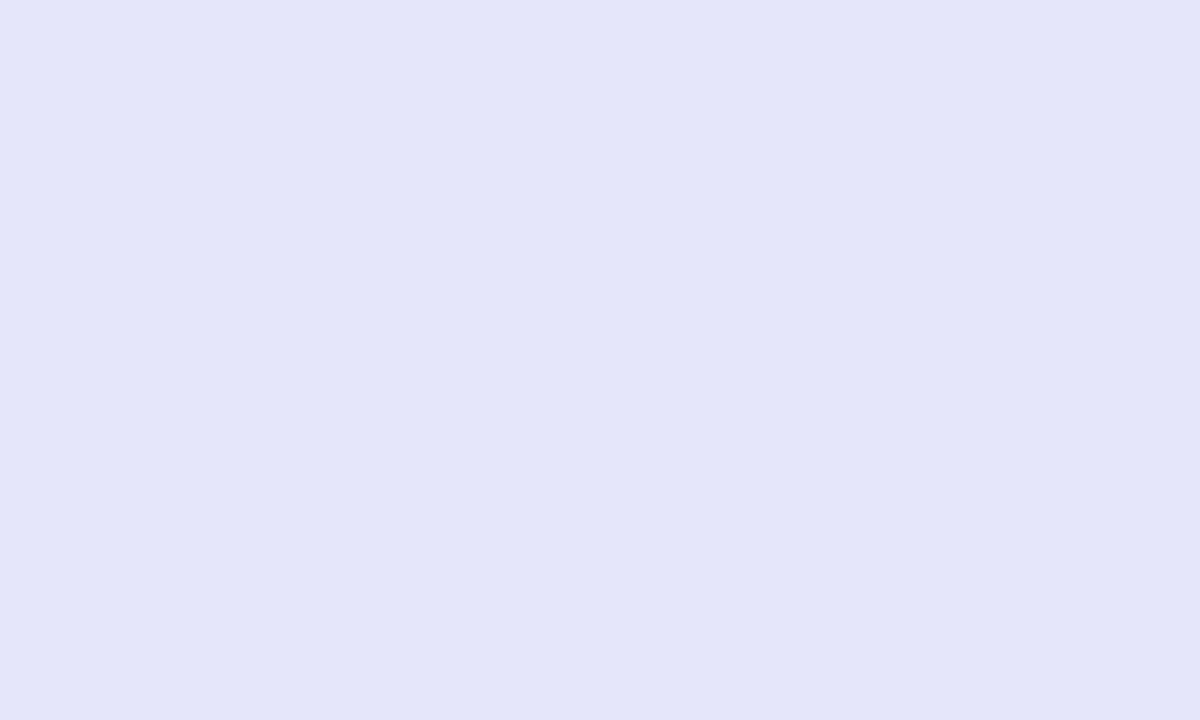
Frame 1 (no input)
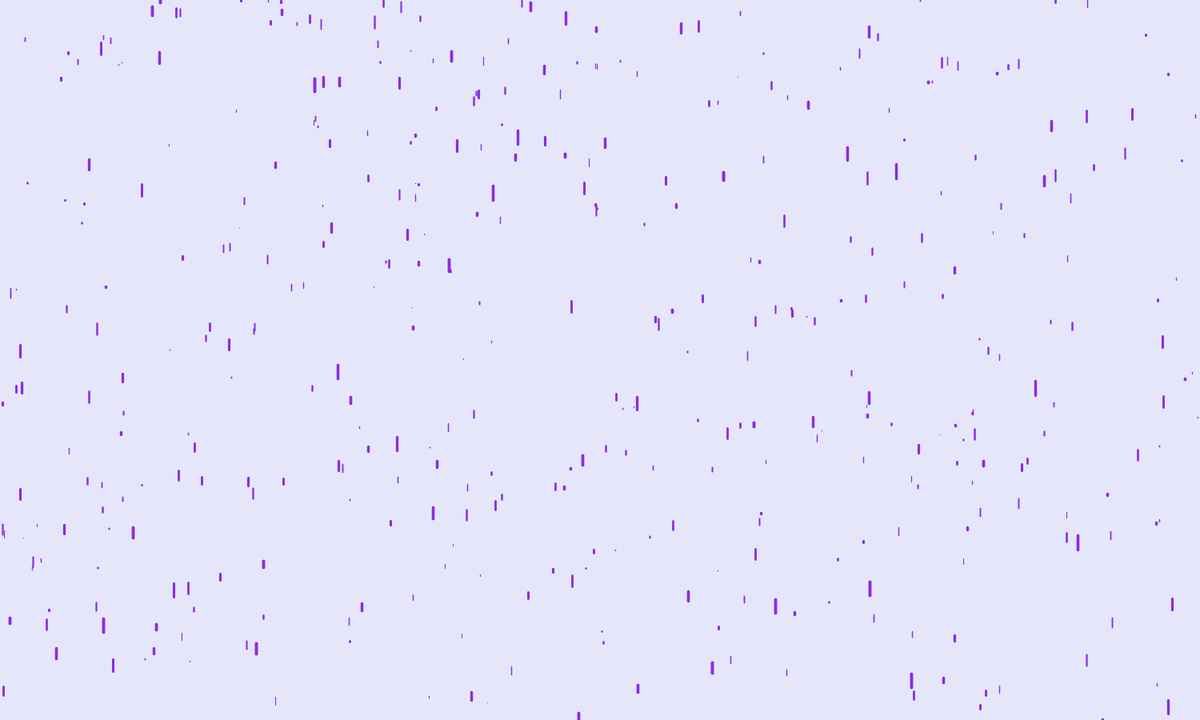
Frame 60 (the mouse pressed at the canvas centre just before this capture)
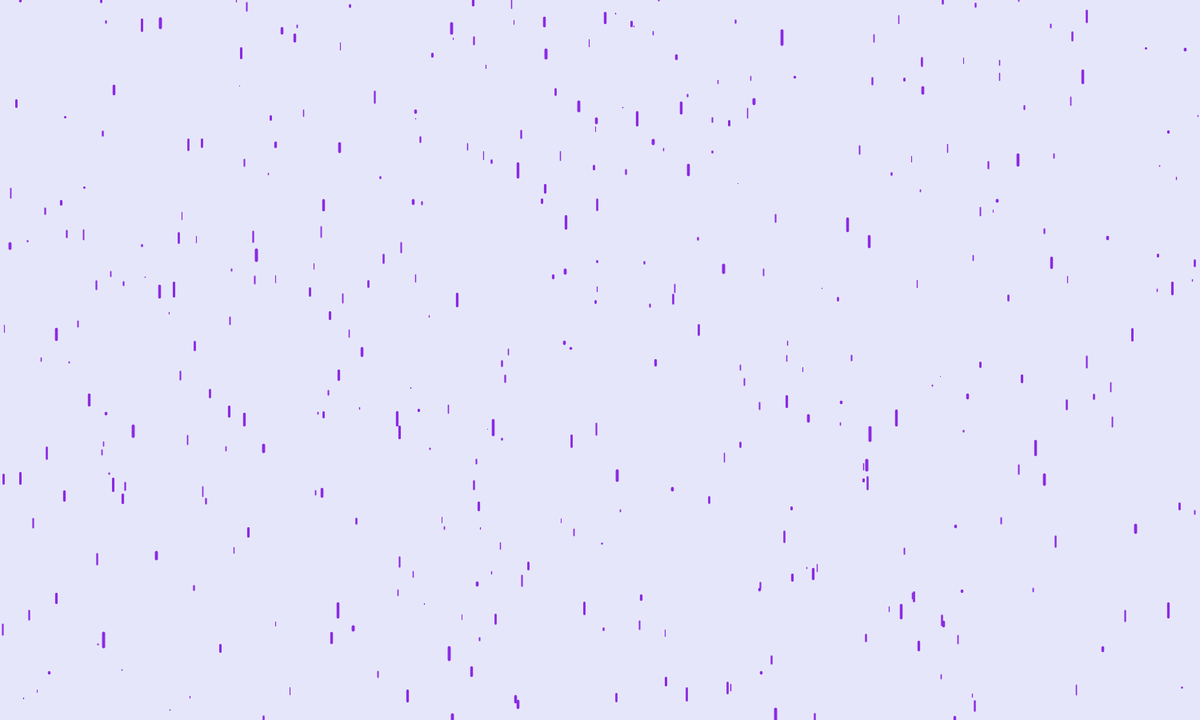
Frame 120 (the mouse held since frame 60 and released just before this capture)

The Processing sketch that drew these frames (run headless with seeded random() and noise(); from frame 60 on, the mouse is pressed at the canvas centre):

// Processing sketch: purple_rain
// ── purple_rain.pde
Drop[] drops = new Drop[500];

void setup() {
  size(1500, 900);
  
  for (int i = 0; i < drops.length; i++) {
    drops[i] = new Drop();
  }
}

void draw() {
  background(230, 230, 250);
  
  for (int i = 0; i < drops.length; i++) {
    drops[i].update();
    drops[i].show();
  }
}
// ── Drop.pde
class Drop {
  float x, y, z;
  float a;
  float len;
  
  Drop() {
    this.x = random(width);
    this.y = random(-100, -50);
    this.z = random(0, 20);
    this.a = random(map(this.z, 0, 20, 50, 20));
    this.len = random(map(this.z, 0, 20, 10, 20));
  }
  
  void update() {
    y = y + a;
    a += 0.3;
    
    if (y > height) {
      y = random(-200, -100);
      this.a = random(map(this.z, 0, 20, 50, 20));
    }
  }
  
  void show() {
    stroke(138, 43, 226);
    strokeWeight(map(this.z, 0, 20, 1, 4));
    line(x, y, x, y + this.len);
  }
}
